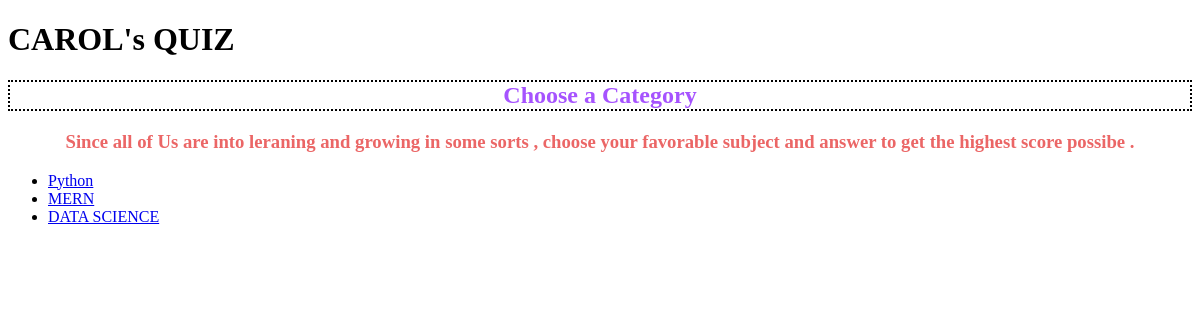
/quiz/, run on an earlier commit of the app's database.
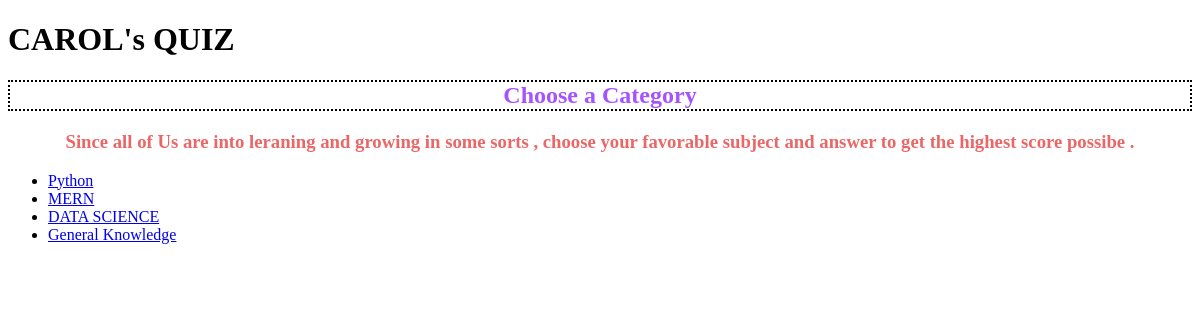
And on a later commit of the database.
### quiz/models.py (models this page shows, shortened)
class Category(models.Model):
    category_name = models.CharField(max_length=100)

### quiz/views.py (the view)
# urls.py: path('quiz/', quiz_category_selection, name='quiz_category_selection'),
def quiz_category_selection(request):
    categories = Category.objects.all()
    return render(request, 'quiz_category_selection.html', {'categories': categories})

### quiz/templates/quiz_category_selection.html (shortened to what this page needs)
<!DOCTYPE html>
<html lang="en">
<head>
</head>
<body>
    <h1 style="display: block;">CAROL's QUIZ</h1>
    <h2 style="text-align: center;color: rgb(166, 83, 255);border: 2px dotted black;">Choose a Category</h1>
    <h3 style="text-align: center;color: rgb(235, 102, 102);border: 1px ;">Since all of Us are into leraning and growing in some sorts , choose your favorable subject and answer to get the highest score possibe .
    </h3>
    <ul>
        {% for category in categories %}
            <li><a href="{% url 'quiz_view' category.id %}">{{ category.category_name }}</a></li>
        {% endfor %}
    </ul>
</body>
</html>

What changed in the data, as far as the page shows it:
added Category: category_name "General Knowledge"
